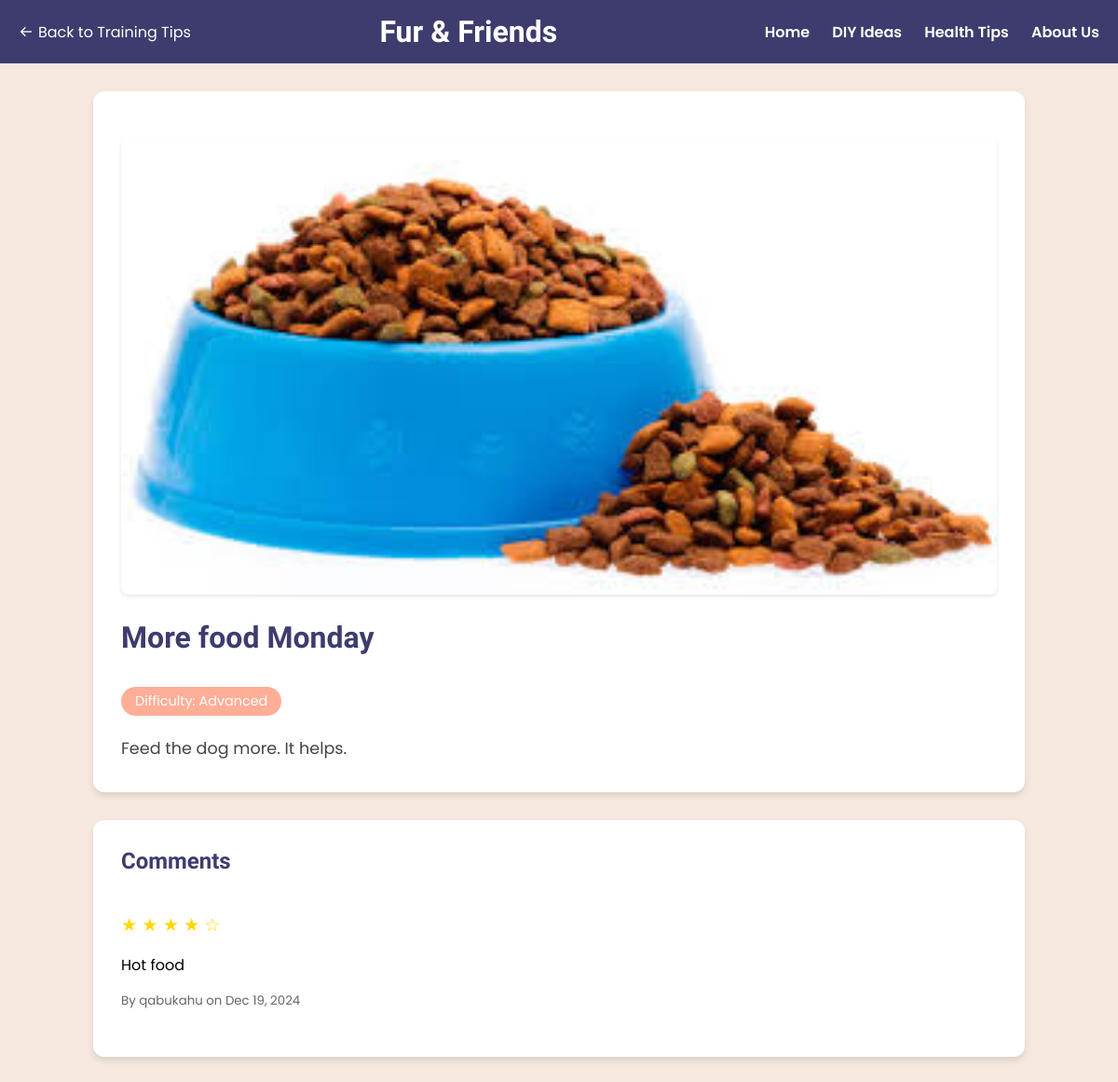
Screenshot of /view/training_tip_details.php?id=3 with the database file from the repository.
### tables this page shows
CREATE TABLE `training_tips` (
  `tip_id` int NOT NULL,
  `title` varchar(255) NOT NULL,
  `description` text NOT NULL,
  `difficulty` varchar(50) NOT NULL,
  `image_path` varchar(255) DEFAULT NULL,
  `status` enum('active','inactive') DEFAULT 'active',
  `created_by` int DEFAULT NULL,
  `created_at` timestamp NULL DEFAULT CURRENT_TIMESTAMP
);

CREATE TABLE `training_comments` (
  `comment_id` int NOT NULL,
  `tip_id` int NOT NULL,
  `user_id` int NOT NULL,
  `comment` text NOT NULL,
  `rating` int DEFAULT NULL,
  `created_at` timestamp NULL DEFAULT CURRENT_TIMESTAMP
);

CREATE TABLE `users` (
  `user_id` int NOT NULL,
  `username` varchar(50) NOT NULL,
  `email` varchar(100) NOT NULL,
  `password_hash` varchar(255) NOT NULL,
  `profile_image` varchar(255) DEFAULT NULL,
  `created_at` timestamp NULL DEFAULT CURRENT_TIMESTAMP,
  `role` int NOT NULL DEFAULT '2'
);

### view/training_tip_details.php (the view, shortened to what this page needs)
<?php
require_once '../db/db.php';
$tip_id = (int)$_GET['id'];
$stmt = $conn->prepare("SELECT t.*, u.username,
                       COALESCE(AVG(c.rating), 0) as avg_rating,
                       COUNT(DISTINCT c.comment_id) as comment_count
                       FROM training_tips t
                       LEFT JOIN users u ON t.created_by = u.user_id
                       LEFT JOIN training_comments c ON t.tip_id = c.tip_id
                       WHERE t.tip_id = ?
                       GROUP BY t.tip_id");
$stmt->bind_param("i", $tip_id);
$stmt->execute();
$tip = $stmt->get_result()->fetch_assoc();
$stmt = $conn->prepare("SELECT c.*, u.username
                       FROM training_comments c
                       JOIN users u ON c.user_id = u.user_id
                       WHERE c.tip_id = ?
                       ORDER BY c.created_at DESC");
$stmt->bind_param("i", $tip_id);
$stmt->execute();
$comments = $stmt->get_result();
?>
<!DOCTYPE html>
<html lang="en">
<head>
    <link href="https://unpkg.com/boxicons@2.1.4/css/boxicons.min.css" rel="stylesheet">
</head>
<body>
    <div class="header">
        <a href="training_tips.php" class="back-button">
            <i class='bx bx-arrow-back'></i>
            Back to Training Tips
        </a>
        <h1>Fur & Friends</h1>
        <nav>
            <a href="../index.php">Home</a>
            <a href="diy_ideas.php">DIY Ideas</a>
            <a href="health_tips.php">Health Tips</a>
            <a href="about.php">About Us</a>
        </nav>
    </div>
    <div class="container">
        <div class="tip-content">
            <?php
            if (!empty($tip['image_path'])):
                $image_path = "../" . $tip['image_path'];
            ?>
                <img src="<?= htmlspecialchars($image_path) ?>"
                    alt="<?= htmlspecialchars($tip['title']) ?>"
                    class="tip-image"
                    onerror="console.log('Image failed to load: ' + this.src); this.src='../assets/images/placeholder.jpg';">
            <?php endif; ?>
            <h1 class="tip-title"><?= htmlspecialchars($tip['title']) ?></h1>
            <p class="tip-difficulty">Difficulty: <?= htmlspecialchars($tip['difficulty']) ?></p>
            <div class="tip-description">
                <?= nl2br(htmlspecialchars($tip['description'])) ?>
            </div>
        </div>
        <div class="comments-section">
            <h2>Comments</h2>
            <?php while ($comment = $comments->fetch_assoc()): ?>
                <div class="comment">
                    <div class="rating">
                        <?php for ($i = 1; $i <= 5; $i++): ?>
                            <?= $i <= $comment['rating'] ? '★' : '☆' ?>
                        <?php endfor; ?>
                    </div>
                    <p><?= htmlspecialchars($comment['comment']) ?></p>
                    <small>By <?= htmlspecialchars($comment['username']) ?> on
                        <?= date('M d, Y', strtotime($comment['created_at'])) ?></small>
                </div>
            <?php endwhile; ?>
        </div>
    </div>
</body>
</html>

### view/training_tip_details.php (style rules this page uses)
:root { --dark-blue: #3E3C6E; --pink: #FE979B; --peach: #FEAE97; --light-pink: #F6E8DF; --white: #FFFFFF; }
body { font-family: 'Poppins', sans-serif; margin: 0; background-color: var(--light-pink); }
.header { background-color: var(--dark-blue); color: var(--white); padding: 15px 20px; display: flex; justify-content: space-between; align-items: center; }
.header h1 { margin: 0; font-family: 'Fredoka One', cursive; }
.header nav a { color: var(--white); text-decoration: none; margin-left: 20px; font-weight: 600; }
.back-button { color: var(--white); text-decoration: none; display: flex; align-items: center; gap: 5px; }
.container { max-width: 1000px; margin: 30px auto; padding: 0 20px; }
.tip-content { background: var(--white); border-radius: 12px; padding: 30px; box-shadow: 0 4px 6px rgba(0,0,0,0.1); margin-bottom: 30px; }
.tip-title { color: var(--dark-blue); font-family: 'Fredoka One', cursive; font-size: 2em; margin: 0 0 20px 0; }
.tip-difficulty { display: inline-block; background: var(--peach); color: var(--white); padding: 5px 15px; border-radius: 20px; font-size: 0.9em; margin-bottom: 20px; }
.tip-image { width: 100%; max-height: 500px; object-fit: cover; border-radius: 8px; margin: 20px 0; box-shadow: 0 2px 4px rgba(0,0,0,0.1); }
.tip-description { line-height: 1.8; color: #444; font-size: 1.1em; }
.comments-section { background: var(--white); border-radius: 12px; padding: 30px; box-shadow: 0 4px 6px rgba(0,0,0,0.1); }
.comments-section h2 { color: var(--dark-blue); font-family: 'Fredoka One', cursive; margin-top: 0; }
.comment { border-bottom: 1px solid #eee; padding: 20px 0; }
.comment:last-child { border-bottom: none; }
.rating { color: gold; font-size: 1.2em; margin-bottom: 10px; }
.comment small { color: #666; display: block; margin-top: 10px; }

### rows the page displays
training_tips: image_path (picture), title "More food Monday", difficulty "Advanced", description "Feed the dog more. It helps."
training_comments: rating 4 (drawn), comment "Hot food", user.username "qabukahu", created_at "Dec 19, 2024"
